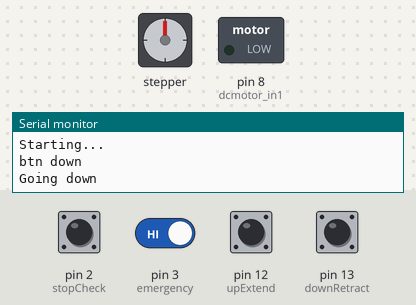
A sketch run on a simulated Arduino Uno, built with avr-gcc and run on an emulated ATmega328P. Shown: stepper motor, switched loads named in the sketch (green lamp = pin HIGH), the last lines printed to the serial monitor. Wiring (inferred from the names in the program): stepper motor driver (200 steps per turn assumed): step pin 7; direction pin 9; enable pin 6. Inputs (shaded band) come from the test bench; at power-on: pin 3 (emergency), pin 13 (downRetract) HIGH, pin 2 (stopCheck), pin 12 (upExtend) LOW. Pins used as bus, display or sensor lines are not drawn.

Above: at 1.2 s.
1.3 s: pin 2 (stopCheck) pulled HIGH for 0.15 s
At 2.4 s:
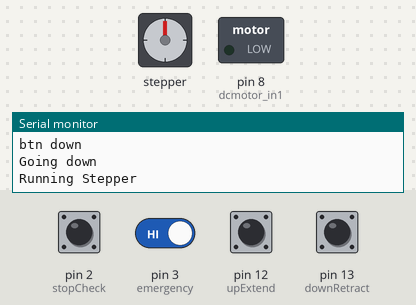
4.4 s: pin 12 (upExtend) pulled HIGH for 1 s
At 8.2 s:
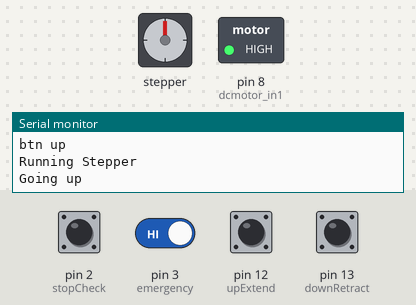
8.4 s: pin 2 (stopCheck) driven HIGH and pin 3 (emergency) driven LOW
11.4 s: pin 3 (emergency) driven HIGH
14.4 s: pin 2 (stopCheck) driven LOW
17.4 s: pin 2 (stopCheck) driven HIGH
At 21.2 s:
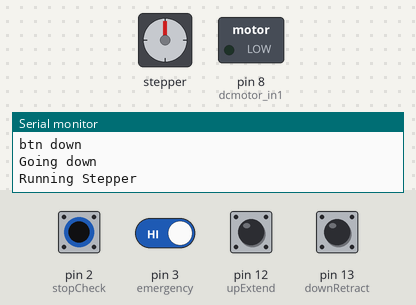
Timing chart, 0 to 67.9 s (numbered marks = the images above; inputs shaded):
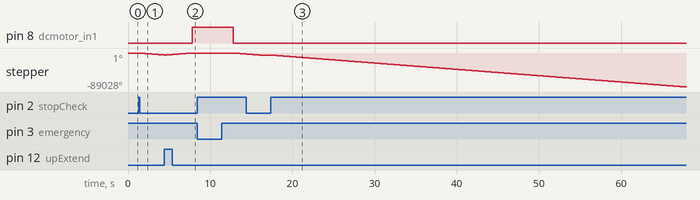

Measured:
- after the input at 1.3 s, stepper: keeps turning counter-clockwise at about 1657°/s, starting at once
- after the input at 4.4 s, pin 8 (dcmotor_in1): LOW → HIGH after 3.4 s
- after the input at 8.4 s, every drawn part: stays the same
- after the input at 17.4 s, stepper: keeps turning counter-clockwise at about 1656°/s, starting at once

The sketch:

motorcontrolv2.ino
```cpp
//DIPS on TB6600: on, on, off, on, off, off -> steps/rev = 200, 2A current
//theoretically: f=1/(540us*2) -> rps = f/(steps/rev) = 4.629rev/s


// define motor controller pins
const int stepPin = 7;
const int dirPin = 9;
const int enPin = 6;
const int dcmotor_in1 = 8;
const int dcmotor_in2 = 9;

// define button/switch pins
const int stopCheck = 2;
const int upExtend = 12;
const int downRetract = 13;
const int emergency = 3;

// define stepper motor variables
const int delay_period = 540; //period of mock PWM wave going into stepper motor driver
const int steps_per_loop = 200; //number of steps needed on stepper for one revolution
const int revolutions = 15;

// define dc motor variables
const int dc_timing_up = 5000; //number of milliseconds to let dc motor on linear actuator to go up
int last_dc1_signal = 0;
int last_dc2_signal = 0;

// define emergency button variable
bool stop_flag = false;

void setup() {
  // initialize stepper motor pins
  pinMode(stepPin, OUTPUT);
  pinMode(dirPin, OUTPUT);
  pinMode(enPin, OUTPUT);
  digitalWrite(enPin, LOW);
  digitalWrite(dirPin, LOW);

  // initialize dc motor pins
  pinMode(dcmotor_in1,OUTPUT);
  pinMode(dcmotor_in2, OUTPUT);
  digitalWrite(dcmotor_in1, LOW);
  digitalWrite(dcmotor_in2, LOW);

  // initialize button/switch pins
  pinMode(upExtend,INPUT);
  pinMode(downRetract,INPUT);
  pinMode(emergency,INPUT);
  pinMode(stopCheck, INPUT);

  Serial.begin(9600);
  Serial.println("Starting...");
  attachInterrupt(digitalPinToInterrupt(emergency),emergencyStop,RISING);
}

int emergencyStop(){
  // save last dc motor control to be able to resume where last left off
  last_dc1_signal = digitalRead(dcmotor_in1);
  last_dc2_signal = digitalRead(dcmotor_in2);
  digitalWrite(dcmotor_in1, LOW);
  digitalWrite(dcmotor_in2, LOW);
  digitalWrite(stepPin, LOW);
  stop_flag = true;
  Serial.println("Emergyency pressed");
  // don't exit emergency state until one button is pressed
  while(digitalRead(upExtend) == LOW && digitalRead(downRetract)== LOW){
    continue;
  }
  delay(0.3);
  digitalWrite(dcmotor_in1, last_dc1_signal);
  digitalWrite(dcmotor_in2, last_dc2_signal);
}

// extend tongue and then go up
int upFunction(){
  digitalWrite(dirPin, HIGH);
  runStepper();
  Serial.println("Going up");
  digitalWrite(dcmotor_in1,HIGH);
  digitalWrite(dcmotor_in2, LOW);
  delay(dc_timing_up);
  digitalWrite(dcmotor_in1,LOW);
}

// go down and then retract tongue
int downFunction(){
  Serial.println("Going down");
  digitalWrite(dcmotor_in1,LOW);
  digitalWrite(dcmotor_in2, HIGH);
  while (!digitalRead(stopCheck)) {
    continue;
  }
  digitalWrite(dcmotor_in2,LOW);
  digitalWrite(dirPin, LOW);
  runStepper();
}

// sends mock PWM wave to stepper motor driver
int runStepper(){
  Serial.println("Running Stepper");
  for (int x = 0; x < steps_per_loop*revolutions; x++) {
      digitalWrite(stepPin, HIGH);
      delayMicroseconds(delay_period);
      digitalWrite(stepPin, LOW);
      delayMicroseconds(delay_period);
    }
}

void loop() {
  // read buttons that control SABER
  int upExtendState = digitalRead(upExtend);
  int downRetractState= digitalRead(downRetract);
  if (upExtendState == HIGH) {
    Serial.println("btn up");
    upFunction();
  }
  else if (downRetractState == HIGH) {
    Serial.println("btn down");
    downFunction();
  }
  else {
    Serial.println("else\n");
    digitalWrite(dcmotor_in1, LOW);
    digitalWrite(dcmotor_in2, LOW);
  }
}
```
